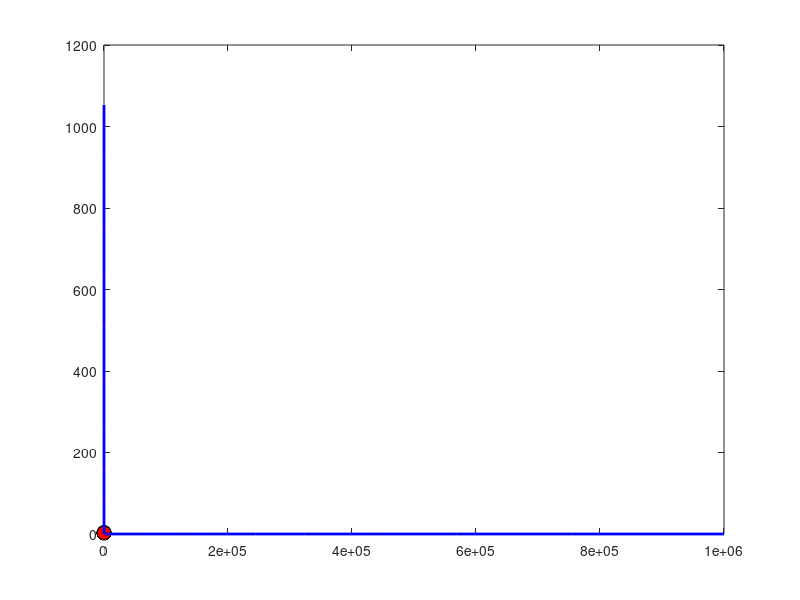

MATLAB code for this plot:
% From the previous analysis, A good plot was found over the log plot
% of:

N = [1 10 100 1000 10000 100000 1000000];
a = [1120 1048 991 809 643 560 425];

% values obtained previously from the vector outpouts of the previous
a1 = -.0712;
b1 = 3.0935;


% x=logspace(0,6);
% y=a1*x+b1;
% hold off
% loglog(N,a,'ko','MarkerSize',10,'MarkerFaceColor','r')
% hold on
% loglog(x,y,'b-','LineWidth',2);
% xlabel('Number of Cycles');
% ylabel('Stress');


%x = 10^b*(10.^(a1.*log(N)))
%f = (10^b1)*(10.^(a1*log(N)))

plot(log10(N),log10(a),'ko','MarkerSize',10,'MarkerFaceColor','r')
hold on

x=logspace(0,6);
f = 10.^(a1*x + b1)
plot(x,f,'b-','LineWidth',2);
